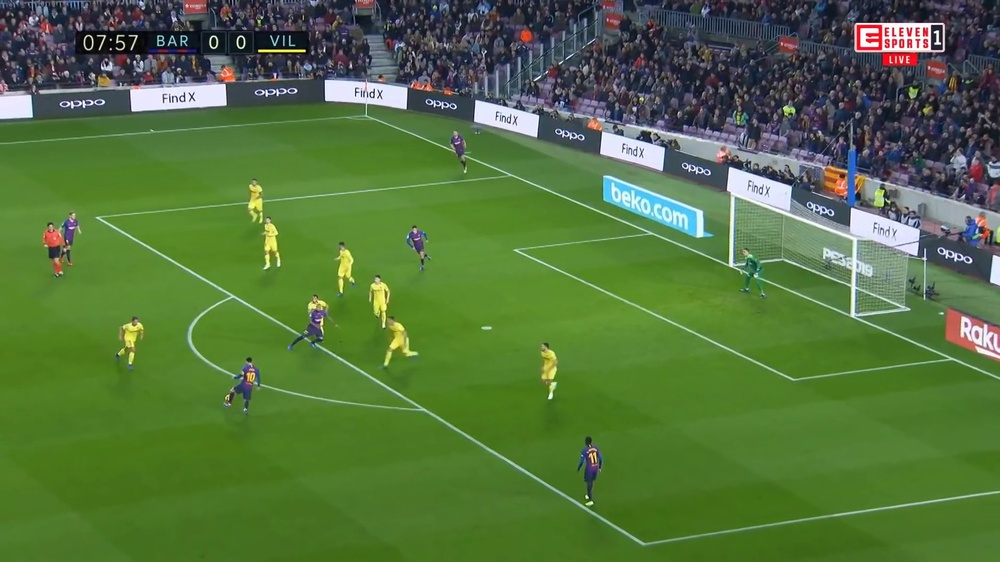
#> input picture images/OG.jpg, 1000 x 562 px, shrunk from 1920 x 1080 before the run
$ python -i mask_crowd.py   (imports and definitions only)
#> lines starting #> are read from the running program, lines starting #| are printed output that depends on the picture; after the words box and inside, x2 and y2 are one past the last pixel; in counts of white or black regions, pixels touching at a corner belong together
#> further down, picture is the input picture: shape (562, 1000, 3); mean B, G, R 62, 114.8, 83.7
import cv2
import numpy as np

lower_green = np.array([36,0,0])
upper_green = np.array([86, 255, 255])
stride_kernel = (25,25)
stride_aud = (30,30)
stride_close = (150,150)

def mask_crowd(image):
    hsv = cv2.cvtColor(image,cv2.COLOR_BGR2HSV)
#> hsv: shape (562, 1000, 3); mean H, S, V 66.6, 136.5, 120.3
    mask = cv2.inRange(hsv, lower_green, upper_green)
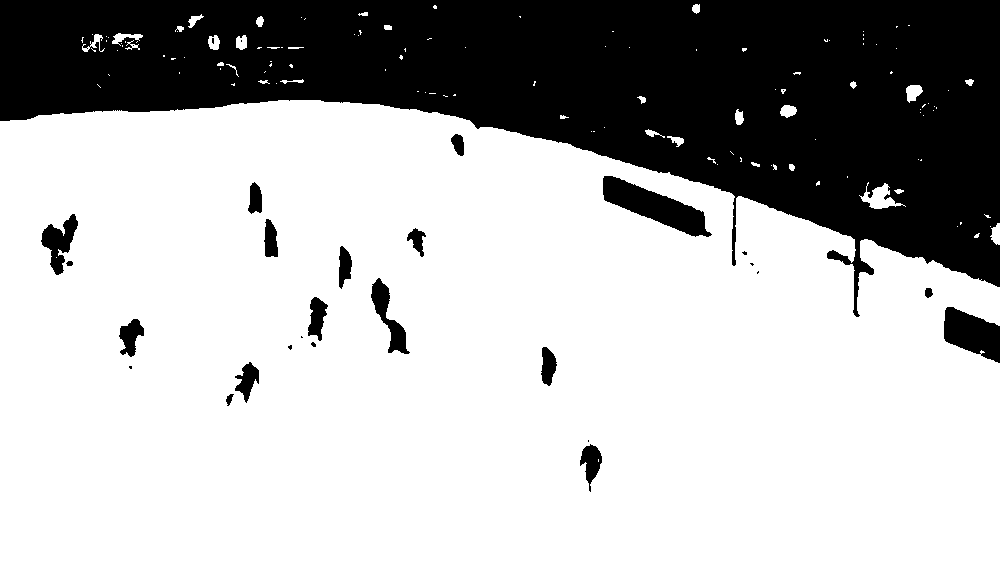
#> mask: shape (562, 1000); 70.5% white; 30 black regions (12 under 20 px), largest, box (x1, y1, x2, y2) and area: (0, 0, 1000, 317) 154346, (603, 176, 712, 237) 2827, (944, 307, 1000, 363) 2020
    mask = 255 - mask
    kernel_aud = np.ones(stride_aud,np.uint8)
    kernel_close = np.ones(stride_close,np.uint8)
    mask = cv2.morphologyEx(mask, cv2.MORPH_CLOSE, kernel_aud)
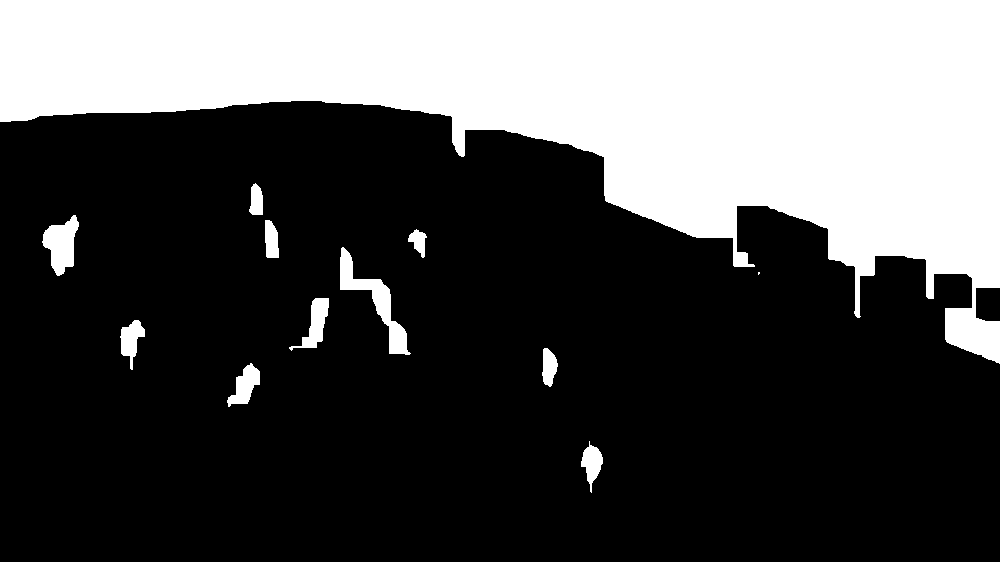
#> mask: shape (562, 1000); 31.5% white; 12 white regions (1 under 20 px), largest, box (x1, y1, x2, y2) and area: (0, 0, 1000, 364) 169713, (340, 247, 411, 355) 1890, (42, 215, 79, 276) 1317
    mask = cv2.morphologyEx(mask, cv2.MORPH_OPEN, kernel_close)
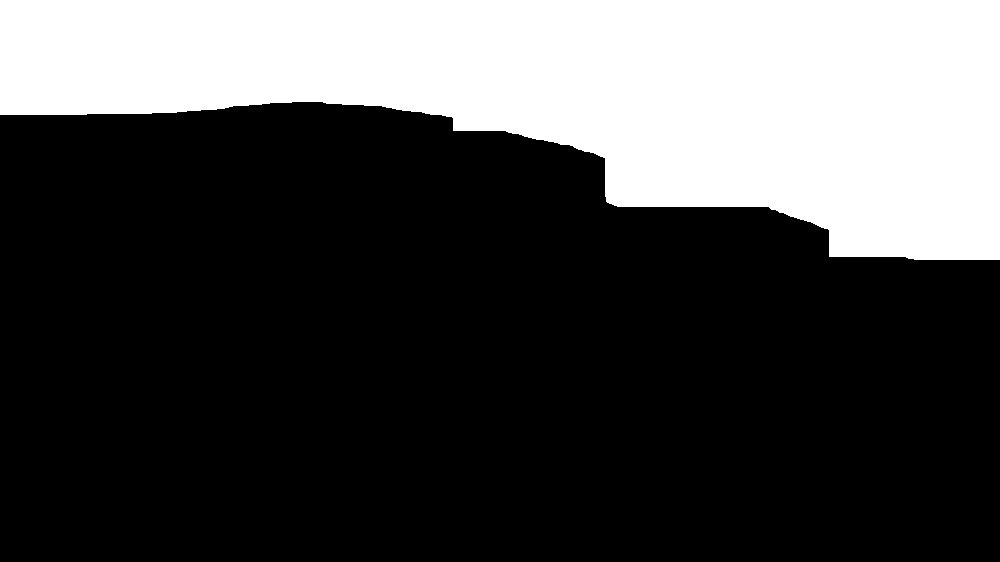
#> mask: shape (562, 1000); 28.9% white; 1 white region, box (x1, y1, x2, y2) and area: (0, 0, 1000, 260) 162346
    mask = 255 - mask
    new_fr = np.where(mask.reshape(*image.shape[:2], 1)!=0, image, [0,0,0]).astype(np.uint8)
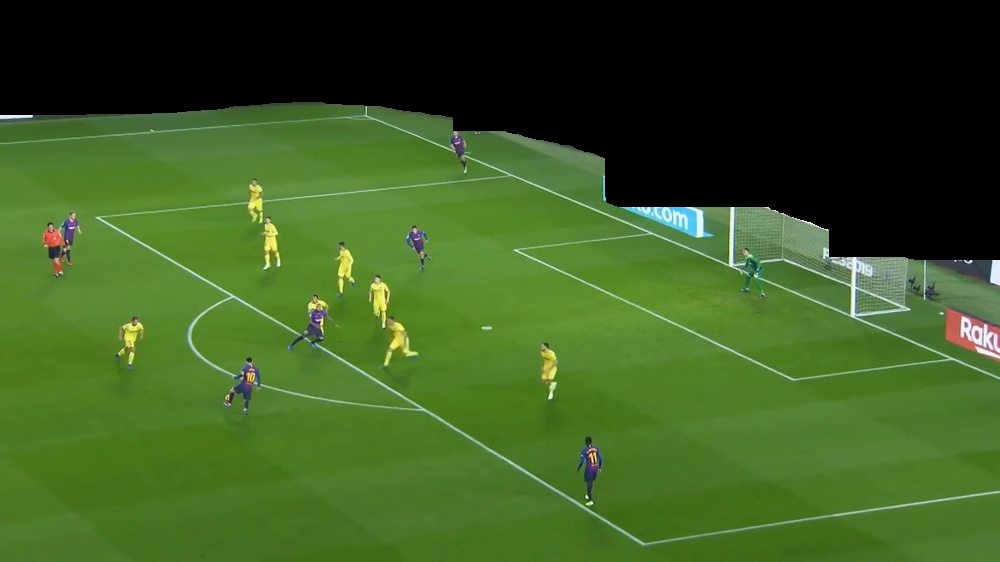
#> new_fr: shape (562, 1000, 3); mean B, G, R 34, 90.4, 59.5
    return new_fr

>>> import cv2
>>> picture = cv2.imread('../images/OG.jpg')
>>> result = mask_crowd(picture)
